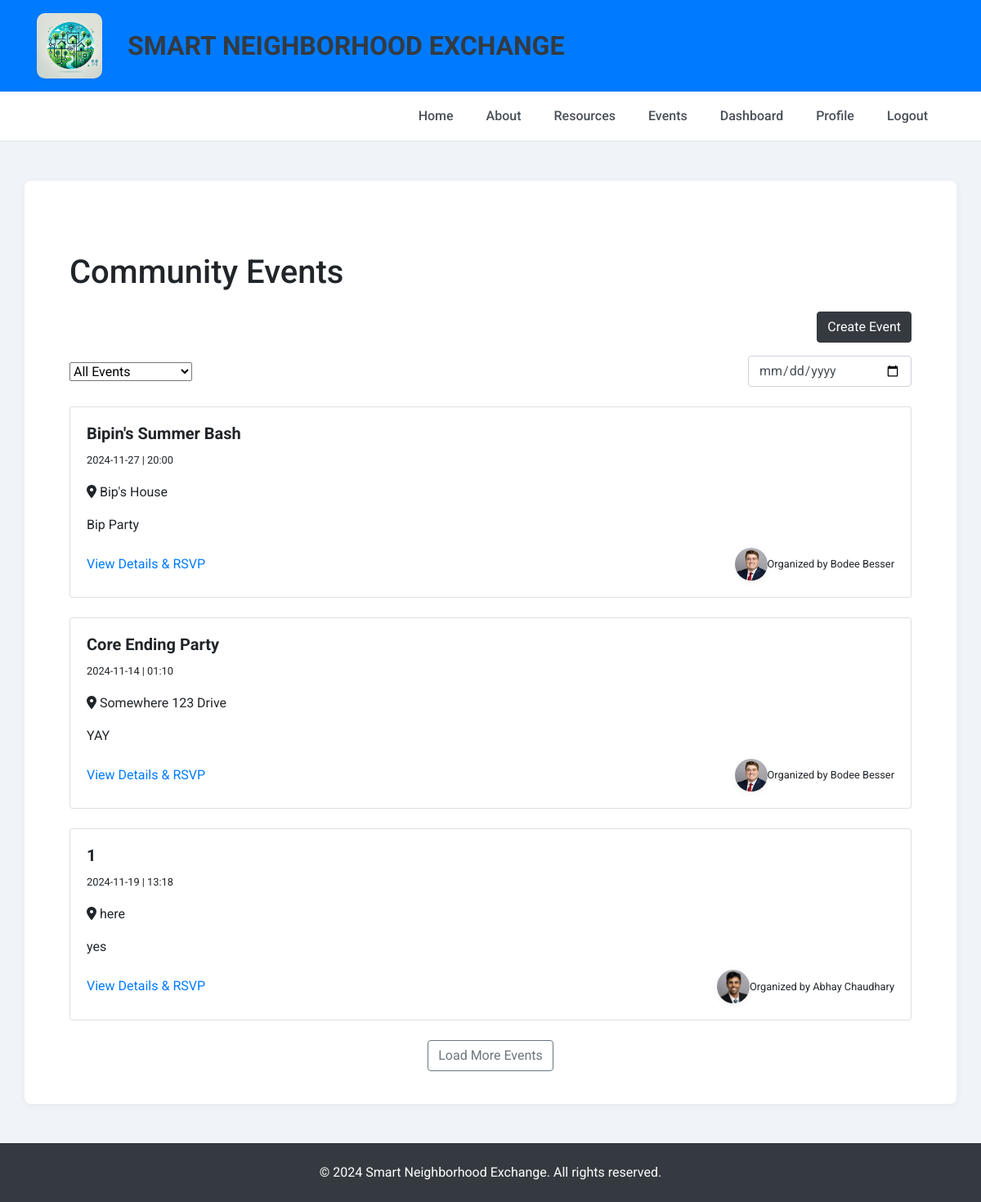
Page /community-events (signed in) on the committed database.
### tables this page shows
CREATE TABLE CommunityEvents (
            event_id INTEGER PRIMARY KEY AUTOINCREMENT,
            user_id INTEGER,
            title TEXT NOT NULL,
            description TEXT,
            location TEXT,
            date TEXT NOT NULL,
            time TEXT,
            FOREIGN KEY (user_id) REFERENCES Users(user_id)
        );

CREATE TABLE Users (
            user_id INTEGER PRIMARY KEY AUTOINCREMENT,
            name TEXT NOT NULL,
            email TEXT NOT NULL UNIQUE,
            password TEXT NOT NULL,
            profile_image TEXT,
            location TEXT
        );

### app.py (the view, shortened to what this page needs)
@app.route('/community-events', methods=['GET', 'POST'])
def community_events():
    if 'user_id' not in session:
        return redirect(url_for('login'))
    error = None
    with sqlite3.connect('projects.db') as conn:
        conn.row_factory = sqlite3.Row
        c = conn.cursor()
        c.execute('''
            SELECT CommunityEvents.*, Users.name AS organizer_name, Users.profile_image AS organizer_profile_image
            FROM CommunityEvents
            JOIN Users ON CommunityEvents.user_id = Users.user_id
        ''')
        events = c.fetchall()
    return render_template('events.html', events=events)

### templates/events.html (shortened to what this page needs)
{% extends "base.html" %}
{% block content %}
<div class="container mt-5">
    <h1 class="mb-4">Community Events</h1>
    <div class="d-flex justify-content-end mb-3">
        <a href="{{ url_for('create_event') }}" class="btn btn-dark">Create Event</a>
    </div>
    <div class="d-flex justify-content-between align-items-center mb-4">
        <select class="form-select" style="width: 150px;">
            <option value="all">All Events</option>
        </select>
        <input type="date" class="form-control" style="width: 200px;">
    </div>
    <div class="event-list">
        {% for event in events %}
            <div class="card mb-4">
                <div class="card-body">
                    <div class="d-flex justify-content-between">
                        <h5 class="font-weight-bold">{{ event.title }}</h5>
                    </div>
                    <p><small>{{ event.date }} | {{ event.time }}</small></p>
                    <p><i class="fas fa-map-marker-alt"></i> {{ event.location }}</p>
                    <p>{{ event.description[:100] }}{% if event.description|length > 100 %}...{% endif %}</p>
                    <div class="d-flex justify-content-between align-items-center">
                        <a href="{{ url_for('event_details', event_id=event.event_id) }}" class="text-primary">View Details & RSVP</a>
                        <div class="d-flex align-items-center">
                            <img src="{{ url_for('static', filename='uploads/' + (event.organizer_profile_image or 'default_profile.jpg')) }}" alt="Your Profile" class="rounded-circle" width="40">
                            <small>Organized by {{ event.organizer_name }}</small>
                        </div>
                    </div>
                </div>
            </div>
        {% else %}
            <p>No events available at the moment. Be the first to <a href="{{ url_for('create_event') }}">create an event</a>!</p>
        {% endfor %}
    </div>
    <div class="text-center mt-4">
        <button class="btn btn-outline-secondary">Load More Events</button>
    </div>
</div>
{% endblock %}

### static/styles.css (style rules this page uses)
body { font-family: 'Roboto', sans-serif !important; background-color: #f0f4f8 !important; }
img { border-radius: 10px !important; box-shadow: 0 2px 10px rgba(0, 0, 0, 0.05) !important; }

### rows in the picture
CommunityEvents: title "Bipin's Summer Bash", date "2024-11-27", time "20:00", location "Bip's House", description "Bip Party", profile_image (picture), organizer_name "Bodee Besser"
CommunityEvents: title "Core Ending Party", date "2024-11-14", time "01:10", location "Somewhere 123 Drive", description "YAY", profile_image (picture), organizer_name "Bodee Besser"
CommunityEvents: title "1", date "2024-11-19", time "13:18", location "here", description "yes", profile_image (picture), organizer_name "Abhay Chaudhary"
